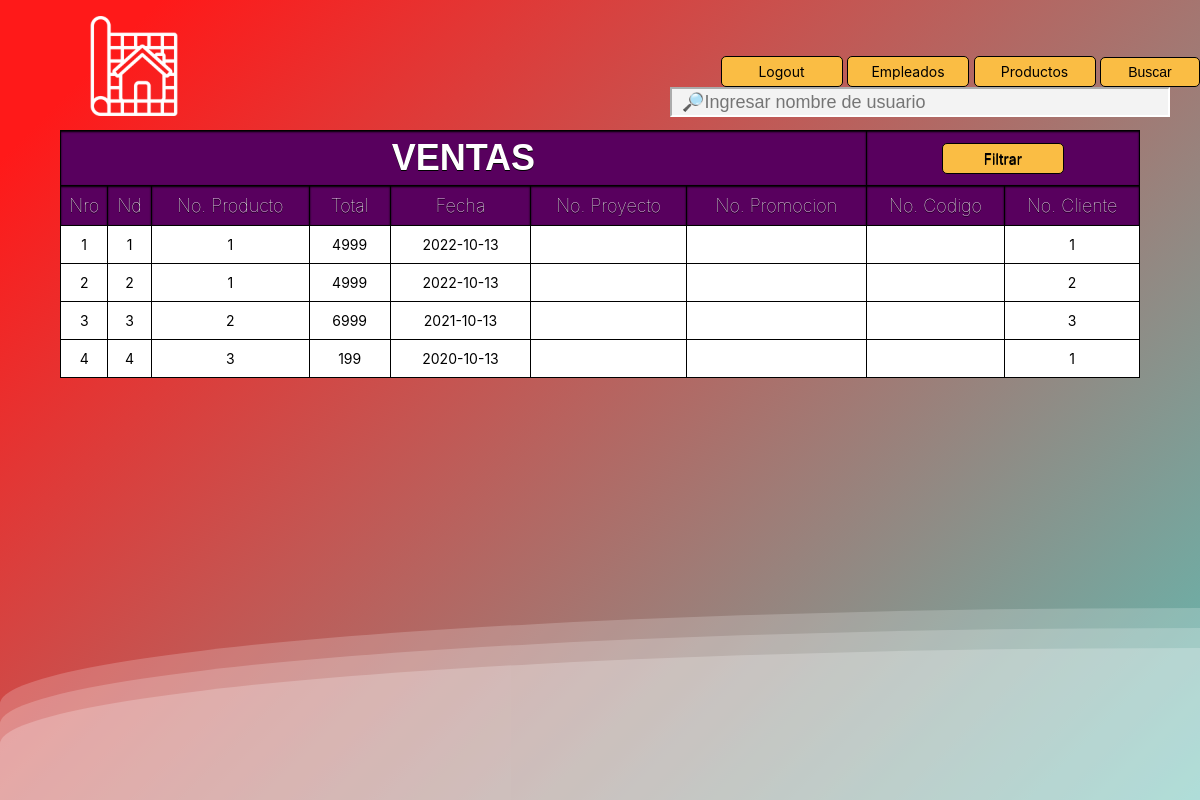
/admi/venta.php, run on an earlier commit of the app's database.
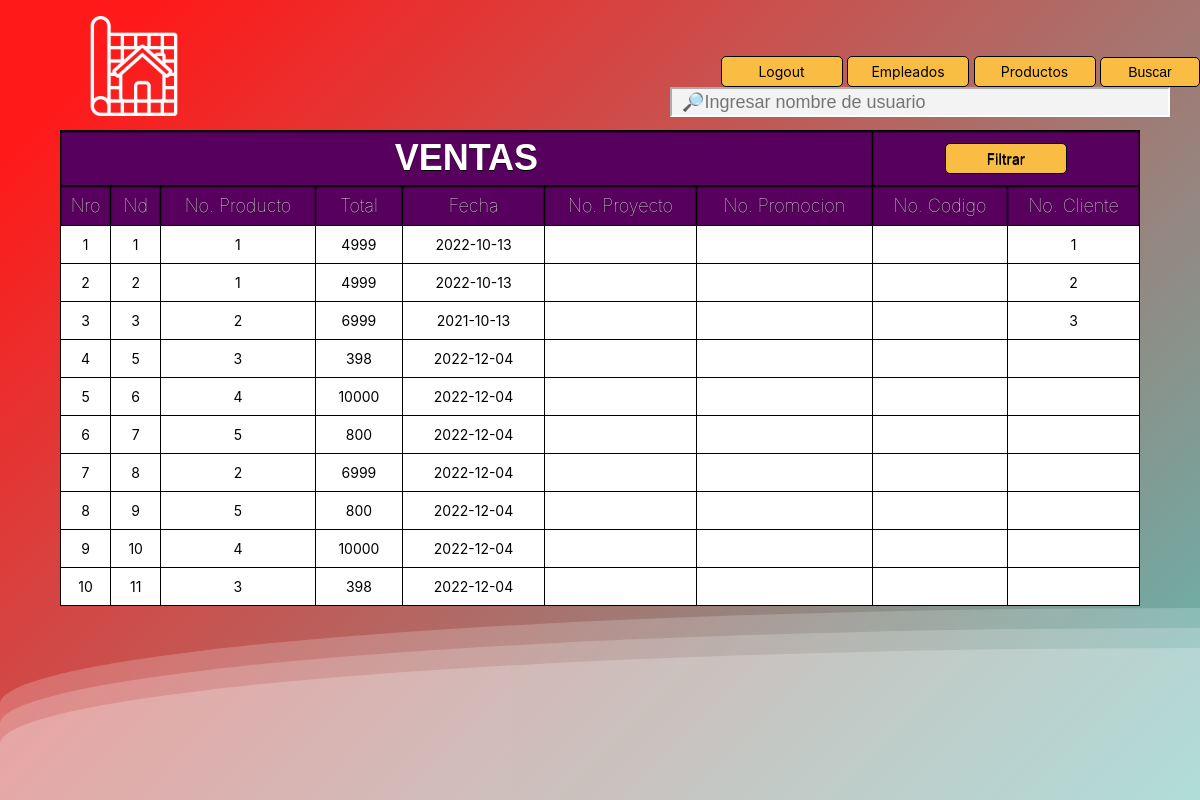
And on a later commit of the database.
### tables this page shows
CREATE TABLE `ventas` (
  `id_ventas` int(11) NOT NULL,
  `img` varchar(50) NOT NULL,
  `id_producto` int(11) DEFAULT NULL,
  `nombre` varchar(100) NOT NULL,
  `total_venta` int(11) DEFAULT NULL,
  `fecha` date DEFAULT NULL,
  `id_proyecto` int(11) DEFAULT NULL,
  `id_promocion` int(11) DEFAULT NULL,
  `id_codigo` int(11) DEFAULT NULL,
  `id_cliente` int(11) DEFAULT NULL
);

### admi/venta.php (the view, shortened to what this page needs)
<?php
include_once("../conexion/conexionBD.php");
?>
<html>
<head>
		<link rel="stylesheet" href="../css/style.css">
		<link rel="stylesheet" href="../css/found.css">
</head>
<body>
<div class="wave"></div>
     <div class="wave"></div>
     <div class="wave"></div>
    <table>
	<img src="../img/iconosh2.png">
			<div id="barrabuscar">
		<form method="POST">
		<a onclick="location.href='../login/log.php'">Logout</a>
        <a onclick="location.href='../admi/lis_emp.php'">Empleados</a>
        <a onclick="location.href='../admi/admi.php'">Productos</a>
	    <input type="submit" value="Buscar" name="btnbuscar"><input type="text" name="txtbuscar" id="cajabuscar" placeholder="&#128270;Ingresar nombre de usuario">
		</form>
		</div>
		<tr><th colspan="7"><h1>VENTAS</h1><th colspan="2"><a style="font-weight: normal; font-size: 14px;" onclick="abrirform()">Filtrar</a></th></tr>
			<tr>
			<th>Nro</th>
			<th>Nd</th>
			<th>No. Producto</th>
            <th>Total</th>
            <th>Fecha</th>
            <th>No. Proyecto</th>
            <th>No. Promocion</th>
            <th>No. Codigo</th>
            <th>No. Cliente</th>
			</tr>
        <?php
if(isset($_POST['btnbuscar']))
{
$buscar = $_POST['txtbuscar'];
$queryusuarios = mysqli_query($conexion, "SELECT id_venta FROM ventas where id_venta like '".$buscar."%'");
}
else
{
$queryusuarios = mysqli_query($conexion, "SELECT * FROM ventas ORDER BY id_ventas asc");
}
		$numerofila = 0;
        while($mostrar = mysqli_fetch_array($queryusuarios))
		{    $numerofila++;
            echo "<tr>";
			echo "<td>".$numerofila."</td>";
            echo "<td>".$mostrar['id_ventas']."</td>";
            echo "<td>".$mostrar['id_producto']."</td>";
            echo "<td>".$mostrar['total_venta']."</td>";
			echo "<td>".$mostrar['fecha']."</td>";
			echo "<td>".$mostrar['id_proyecto']."</td>";
			echo "<td>".$mostrar['id_promocion']."</td>";
			echo "<td>".$mostrar['id_codigo']."</td>";
			echo "<td>".$mostrar['id_cliente']."</td>";
}
        ?>
    </table>
</body>
</html>

### css/style.css (style rules this page uses)
body { background: linear-gradient(to bottom, #58005E, white); font-family: sans-serif; margin:0; padding:0; height: 100%; width: 100%; display: flex; flex-direction: column; }
table { text-align:center; width: 90%; border-collapse: collapse; border: 1px solid black; margin:50px auto; background: white; position: absolute; top: 10%; left: 5%; }
th { background: #58005E; height: 40px; font-weight: lighter; text-shadow: 0 1px 0 black; color: white; border: 1px solid black; box-shadow: inset 0px 1px 2px black; transition: all 0.2s; font-size: 18px; }
tr { border-bottom: 1px solid black; width:100%; }
td { border: 1px solid black; padding: 10px; transition: all 0.2s; font-size: 14px; }
a,input[type="submit"],button { font-size: 14px; text-align:center; width: 100px; display: inline-block; background-color:#FABD44; padding: 6px 10px; border-radius:5px; text-decoration: none; color:black; border:1px solid black; cursor:pointer; }
h1 { font-family: sans-serif; margin:5px; }
img { position: absolute; top: 2%; left: 5%; width:100px; height:100px; float:left; position:absolute; margin-left:2%; }
#barrabuscar { color:white; text-align:right; position: absolute; left: 42%; top: 5%; }
#cajabuscar { width:500px; height:30px; font-size:18px; background-color:#f3f3f3; border-color:white; padding-left:10px; margin: 0px 30px; }

### css/found.css (style rules this page uses)
body { margin: auto; font-family: -apple-system, BlinkMacSystemFont, sans-serif; overflow: auto; background: linear-gradient(315deg, rgba(101,0,94,1) 3%, rgba(60,132,206,1) 38%, rgba(48,238,226,1) 68%, rgba(255,25,25,1) 98%); animation: gradient 15s ease infinite; background-size: 400% 400%; background-attachment: fixed; }
.wave { background: rgb(255 255 255 / 25%); border-radius: 1000% 1000% 0 0; position: fixed; width: 200%; height: 12em; animation: wave 10s -3s linear infinite; transform: translate3d(0, 0, 0); opacity: 0.8; bottom: 0; left: 0; z-index: -1; }
.wave:nth-of-type(2) { bottom: -1.25em; animation: wave 18s linear reverse infinite; opacity: 0.8; }
.wave:nth-of-type(3) { bottom: -2.5em; animation: wave 20s -1s reverse infinite; opacity: 0.9; }

What changed in the data, as far as the page shows it:
removed ventas: id_ventas "4", id_producto "3", total_venta "199", fecha "2020-10-13", id_cliente "1"
added ventas: id_ventas "5", id_producto "3", total_venta "398", fecha "2022-12-04"
added ventas: id_ventas "6", id_producto "4", total_venta "10000", fecha "2022-12-04"
added ventas: id_ventas "7", id_producto "5", total_venta "800", fecha "2022-12-04"
added ventas: id_ventas "8", id_producto "2", total_venta "6999", fecha "2022-12-04"
added ventas: id_ventas "9", id_producto "5", total_venta "800", fecha "2022-12-04"
added ventas: id_ventas "10", id_producto "4", total_venta "10000", fecha "2022-12-04"
added ventas: id_ventas "11", id_producto "3", total_venta "398", fecha "2022-12-04"
